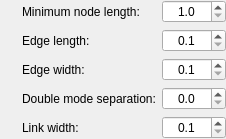
        <widget class="QWidget" name="widget_25" native="true">
         <layout class="QGridLayout" name="gridLayout_18">
          <property name="leftMargin">
           <number>0</number>
          </property>
          <property name="topMargin">
           <number>0</number>
          </property>
          <property name="rightMargin">
           <number>0</number>
          </property>
          <property name="bottomMargin">
           <number>0</number>
          </property>
          <item row="3" column="6">
           <widget class="QDoubleSpinBox" name="doubleModeNodeSeparationSpinBox">
            <property name="sizePolicy">
             <sizepolicy hsizetype="Minimum" vsizetype="Fixed">
              <horstretch>0</horstretch>
              <verstretch>0</verstretch>
             </sizepolicy>
            </property>
            <property name="focusPolicy">
             <enum>Qt::StrongFocus</enum>
            </property>
            <property name="alignment">
             <set>Qt::AlignCenter</set>
            </property>
            <property name="decimals">
             <number>1</number>
            </property>
            <property name="maximum">
             <double>100.000000000000000</double>
            </property>
            <property name="singleStep">
             <double>0.500000000000000</double>
            </property>
           </widget>
          </item>
          <item row="0" column="4">
           <widget class="InfoTextWidget" name="minimumNodeLengthInfoText" native="true">
            <property name="sizePolicy">
             <sizepolicy hsizetype="Fixed" vsizetype="Fixed">
              <horstretch>0</horstretch>
              <verstretch>0</verstretch>
             </sizepolicy>
            </property>
            <property name="minimumSize">
             <size>
              <width>16</width>
              <height>16</height>
             </size>
            </property>
            <property name="toolTip">
             <string>&lt;html&gt;&lt;head/&gt;&lt;body&gt;&lt;p&gt;This controls the minimum node length, regardless of the length of a node's sequence.&lt;br/&gt;&lt;br/&gt;Setting this to a smaller value will give a tighter correlation between sequence lengths and node lengths. Setting this to a larger will make smaller nodes easier to see and work with.&lt;br/&gt;&lt;br/&gt;The graph must be redrawn to see the effect of changing this setting.  &lt;/p&gt;&lt;/body&gt;&lt;/html&gt;</string>
            </property>
           </widget>
          </item>
          <item row="0" column="5">
           <widget class="QLabel" name="label_25">
            <property name="sizePolicy">
             <sizepolicy hsizetype="Minimum" vsizetype="Preferred">
              <horstretch>0</horstretch>
              <verstretch>0</verstretch>
             </sizepolicy>
            </property>
            <property name="text">
             <string>Minimum node length:</string>
            </property>
           </widget>
          </item>
          <item row="0" column="6">
           <widget class="QDoubleSpinBox" name="minimumNodeLengthSpinBox">
            <property name="sizePolicy">
             <sizepolicy hsizetype="Minimum" vsizetype="Fixed">
              <horstretch>0</horstretch>
              <verstretch>0</verstretch>
             </sizepolicy>
            </property>
            <property name="focusPolicy">
             <enum>Qt::StrongFocus</enum>
            </property>
            <property name="alignment">
             <set>Qt::AlignCenter</set>
            </property>
            <property name="decimals">
             <number>1</number>
            </property>
            <property name="minimum">
             <double>1.000000000000000</double>
            </property>
            <property name="maximum">
             <double>1000.000000000000000</double>
            </property>
            <property name="singleStep">
             <double>1.000000000000000</double>
            </property>
           </widget>
          </item>
          <item row="1" column="6">
           <widget class="QDoubleSpinBox" name="edgeLengthSpinBox">
            <property name="sizePolicy">
             <sizepolicy hsizetype="Minimum" vsizetype="Fixed">
              <horstretch>0</horstretch>
              <verstretch>0</verstretch>
             </sizepolicy>
            </property>
            <property name="focusPolicy">
             <enum>Qt::StrongFocus</enum>
            </property>
            <property name="alignment">
             <set>Qt::AlignCenter</set>
            </property>
            <property name="decimals">
             <number>1</number>
            </property>
            <property name="minimum">
             <double>0.100000000000000</double>
            </property>
            <property name="maximum">
             <double>100.000000000000000</double>
            </property>
            <property name="singleStep">
             <double>1.000000000000000</double>
            </property>
           </widget>
          </item>
          <item row="3" column="5">
           <widget class="QLabel" name="label_33">
            <property name="sizePolicy">
             <sizepolicy hsizetype="Minimum" vsizetype="Preferred">
              <horstretch>0</horstretch>
              <verstretch>0</verstretch>
             </sizepolicy>
            </property>
            <property name="text">
             <string>Double mode separation:</string>
            </property>
           </widget>
          </item>
          <item row="0" column="7">
           <spacer name="horizontalSpacer_29">
            <property name="orientation">
             <enum>Qt::Horizontal</enum>
            </property>
            <property name="sizeType">
             <enum>QSizePolicy::Expanding</enum>
            </property>
            <property name="sizeHint" stdset="0">
             <size>
              <width>0</width>
              <height>20</height>
             </size>
            </property>
           </spacer>
          </item>
          <item row="0" column="3">
           <spacer name="horizontalSpacer_30">
            <property name="orientation">
             <enum>Qt::Horizontal</enum>
            </property>
            <property name="sizeType">
             <enum>QSizePolicy::Expanding</enum>
            </property>
            <property name="sizeHint" stdset="0">
             <size>
              <width>0</width>
              <height>20</height>
             </size>
            </property>
           </spacer>
          </item>
          <item row="1" column="5">
           <widget class="QLabel" name="label_31">
            <property name="sizePolicy">
             <sizepolicy hsizetype="Minimum" vsizetype="Preferred">
              <horstretch>0</horstretch>
              <verstretch>0</verstretch>
             </sizepolicy>
            </property>
            <property name="text">
             <string>Edge length:</string>
            </property>
           </widget>
          </item>
          <item row="3" column="4">
           <widget class="InfoTextWidget" name="doubleModeNodeSeparationInfoText" native="true">
            <property name="sizePolicy">
             <sizepolicy hsizetype="Fixed" vsizetype="Fixed">
              <horstretch>0</horstretch>
              <verstretch>0</verstretch>
             </sizepolicy>
            </property>
            <property name="minimumSize">
             <size>
              <width>16</width>
              <height>16</height>
             </size>
            </property>
            <property name="toolTip">
             <string>&lt;html&gt;&lt;head/&gt;&lt;body&gt;&lt;p&gt;This controls how far apart complementary nodes are drawn from each other when the graph is drawn in double mode.&lt;br/&gt;&lt;br/&gt;The graph must be redrawn to see the effect of changing this setting.  &lt;/p&gt;&lt;/body&gt;&lt;/html&gt;</string>
            </property>
           </widget>
          </item>
          <item row="1" column="4">
           <widget class="InfoTextWidget" name="edgeLengthInfoText" native="true">
            <property name="sizePolicy">
             <sizepolicy hsizetype="Fixed" vsizetype="Fixed">
              <horstretch>0</horstretch>
              <verstretch>0</verstretch>
             </sizepolicy>
            </property>
            <property name="minimumSize">
             <size>
              <width>16</width>
              <height>16</height>
             </size>
            </property>
            <property name="toolTip">
             <string>&lt;html&gt;&lt;head/&gt;&lt;body&gt;&lt;p&gt;This controls the length of the edges that connect nodes.&lt;br/&gt;&lt;br/&gt;Set to a larger value for more separate nodes. Set to a smaller value for more tightly packed nodes.&lt;br/&gt;&lt;br/&gt;The graph must be redrawn to see the effect of changing this setting. &lt;/p&gt;&lt;/body&gt;&lt;/html&gt;</string>
            </property>
           </widget>
          </item>
          <item row="2" column="4">
           <widget class="InfoTextWidget" name="edgeWidthInfoText" native="true">
            <property name="sizePolicy">
             <sizepolicy hsizetype="Fixed" vsizetype="Fixed">
              <horstretch>0</horstretch>
              <verstretch>0</verstretch>
             </sizepolicy>
            </property>
            <property name="minimumSize">
             <size>
              <width>16</width>
              <height>16</height>
             </size>
            </property>
            <property name="toolTip">
             <string>&lt;html&gt;&lt;head/&gt;&lt;body&gt;&lt;p&gt;This controls the width of the edges that connect nodes.&lt;br/&gt;&lt;br/&gt;The graph does not need to be redrawn to see the effect of changing this setting. &lt;/p&gt;&lt;/body&gt;&lt;/html&gt;</string>
            </property>
           </widget>
          </item>
          <item row="2" column="5">
           <widget class="QLabel" name="label_5">
            <property name="sizePolicy">
             <sizepolicy hsizetype="Minimum" vsizetype="Preferred">
              <horstretch>0</horstretch>
              <verstretch>0</verstretch>
             </sizepolicy>
            </property>
            <property name="text">
             <string>Edge width:</string>
            </property>
           </widget>
          </item>
          <item row="2" column="6">
           <widget class="QDoubleSpinBox" name="edgeWidthSpinBox">
            <property name="sizePolicy">
             <sizepolicy hsizetype="Minimum" vsizetype="Fixed">
              <horstretch>0</horstretch>
              <verstretch>0</verstretch>
             </sizepolicy>
            </property>
            <property name="focusPolicy">
             <enum>Qt::StrongFocus</enum>
            </property>
            <property name="alignment">
             <set>Qt::AlignCenter</set>
            </property>
            <property name="decimals">
             <number>1</number>
            </property>
            <property name="minimum">
             <double>0.100000000000000</double>
            </property>
            <property name="maximum">
             <double>100.000000000000000</double>
            </property>
            <property name="singleStep">
             <double>0.500000000000000</double>
            </property>
           </widget>
          </item>
          <item row="4" column="4">
           <widget class="InfoTextWidget" name="linkWidthInfoText" native="true">
            <property name="sizePolicy">
             <sizepolicy hsizetype="Fixed" vsizetype="Fixed">
              <horstretch>0</horstretch>
              <verstretch>0</verstretch>
             </sizepolicy>
            </property>
            <property name="minimumSize">
             <size>
              <width>16</width>
              <height>16</height>
             </size>
            </property>
            <property name="toolTip">
             <string>&lt;html&gt;&lt;head/&gt;&lt;body&gt;&lt;p&gt;This controls
             the width of the additiona links that connect nodes.&lt;br/&gt;&lt;br/&gt;The graph does not need to be redrawn to see the effect of changing this setting. &lt;/p&gt;&lt;/body&gt;&lt;/html&gt;</string>
            </property>
           </widget>
          </item>
          <item row="4" column="5">
           <widget class="QLabel" name="label_55">
            <property name="sizePolicy">
             <sizepolicy hsizetype="Minimum" vsizetype="Preferred">
              <horstretch>0</horstretch>
              <verstretch>0</verstretch>
             </sizepolicy>
            </property>
            <property name="text">
             <string>Link width:</string>
            </property>
           </widget>
          </item>
          <item row="4" column="6">
           <widget class="QDoubleSpinBox" name="linkWidthSpinBox">
            <property name="sizePolicy">
             <sizepolicy hsizetype="Minimum" vsizetype="Fixed">
              <horstretch>0</horstretch>
              <verstretch>0</verstretch>
             </sizepolicy>
            </property>
            <property name="focusPolicy">
             <enum>Qt::StrongFocus</enum>
            </property>
            <property name="alignment">
             <set>Qt::AlignCenter</set>
            </property>
            <property name="decimals">
             <number>1</number>
            </property>
            <property name="minimum">
             <double>0.100000000000000</double>
            </property>
            <property name="maximum">
             <double>100.000000000000000</double>
            </property>
            <property name="singleStep">
             <double>0.500000000000000</double>
            </property>
           </widget>
          </item>
         </layout>
        </widget>
